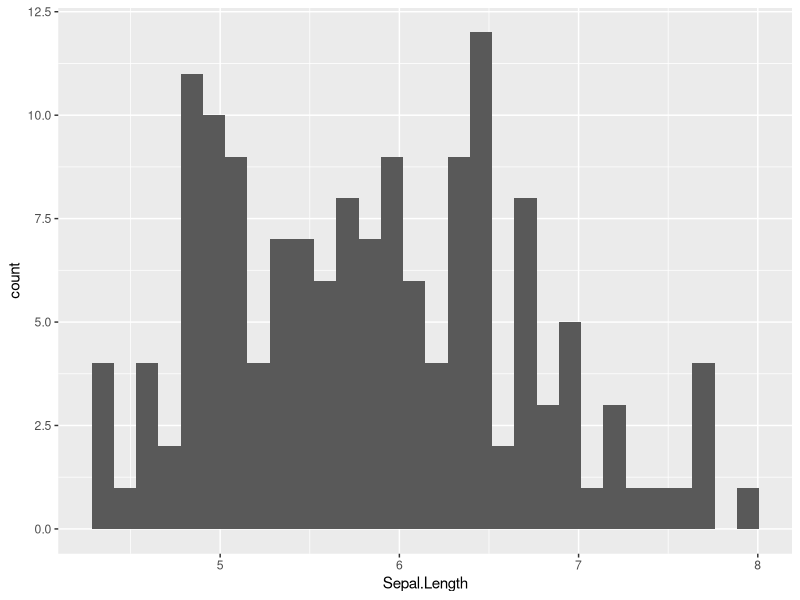
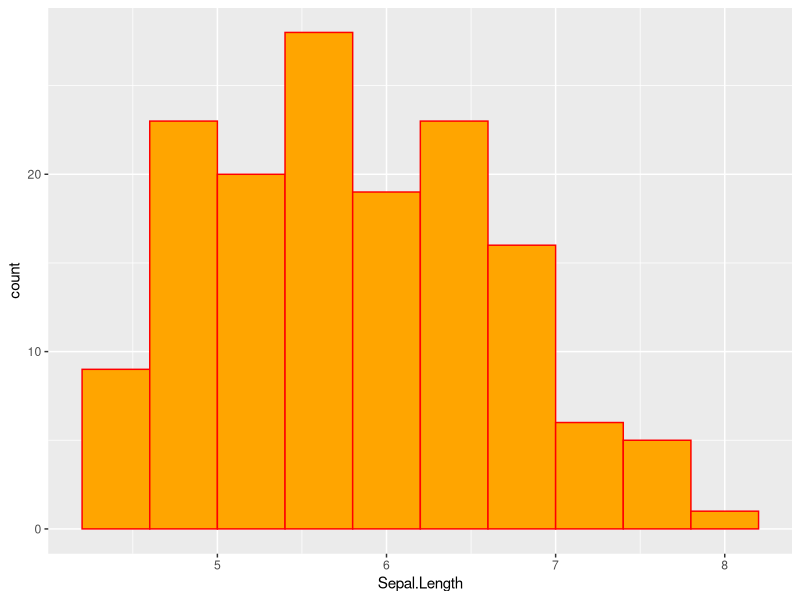
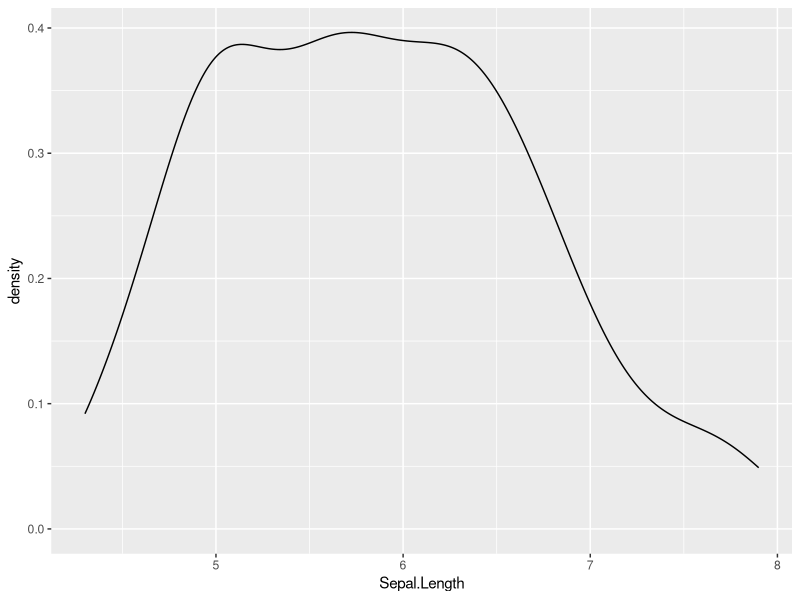
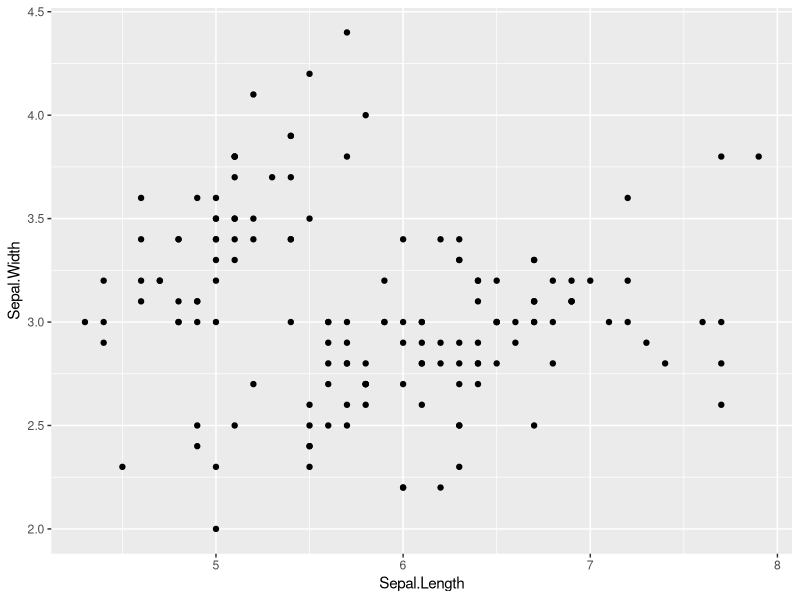
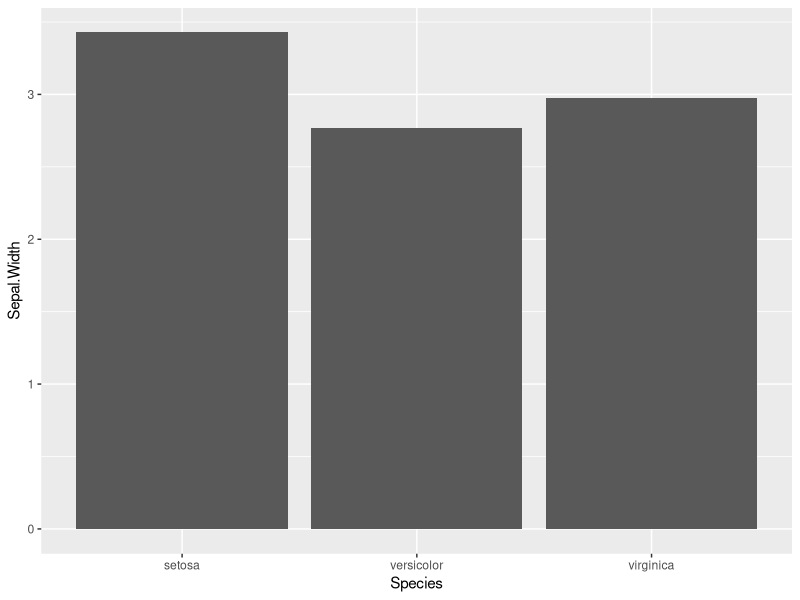
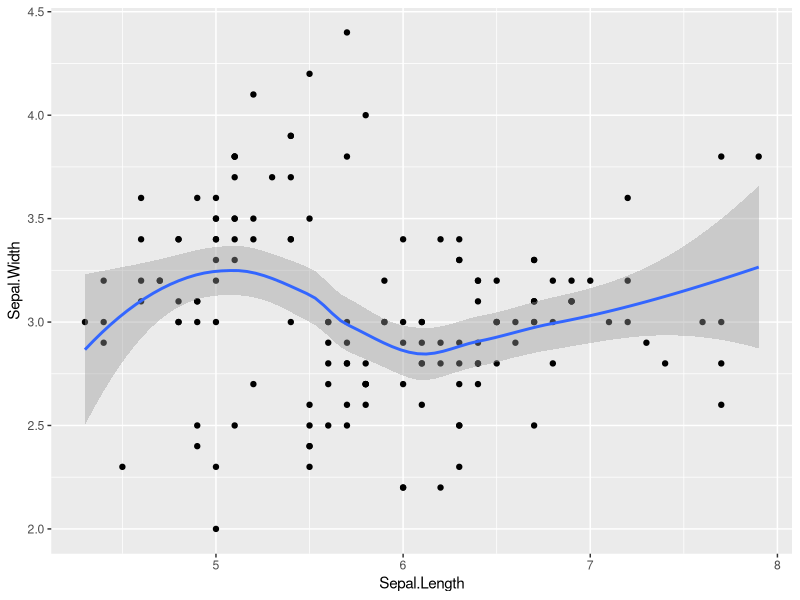
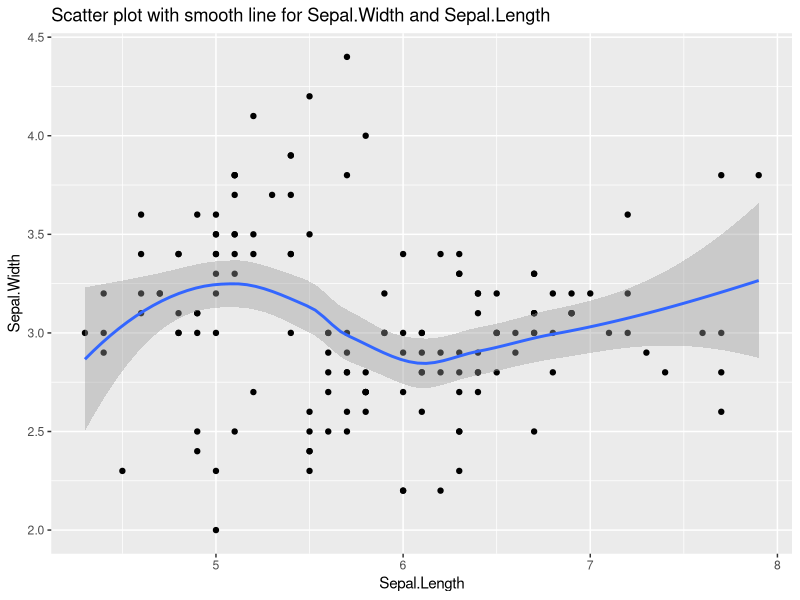
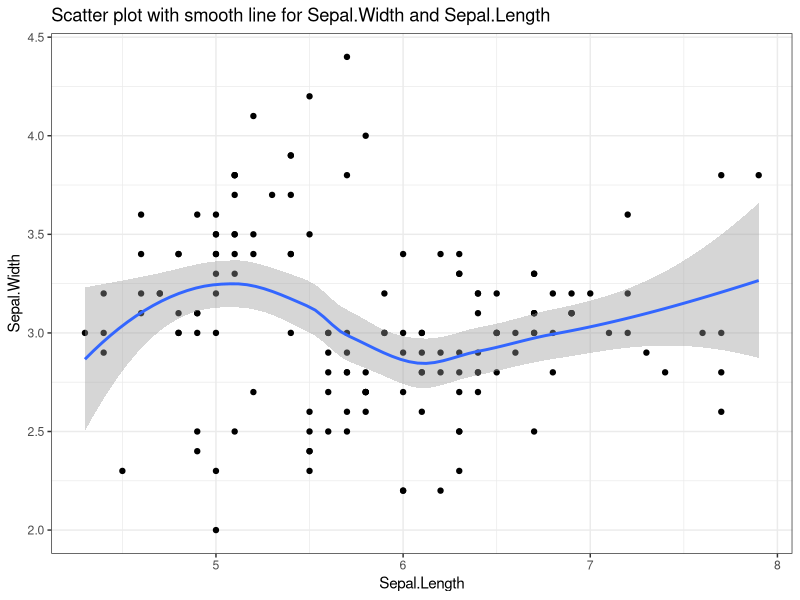

Generate these figures, in order, with R:
## ---- chunk 1
library(tidyverse)
## ---- chunk 2
filter(iris, Species == "setosa")
## ---- chunk 3
iris %>% 
  filter(Species == "setosa")
## ---- chunk 4
iris %>% 
  filter(Species == "setosa" & Sepal.Length > 4.5)
## ---- chunk 5
iris %>% 
  arrange(Sepal.Length)
  
## ---- chunk 6
iris %>% 
  arrange(Sepal.Length, Petal.Length)
  
## ---- chunk 7
iris %>% 
  arrange(desc(Sepal.Length))

## ---- chunk 8
iris %>% 
  mutate(Sepal.Length = Sepal.Length * 2)
## ---- chunk 9
iris %>% 
  mutate(Sepal.Length_2 = Sepal.Length * 2)
## ---- chunk 10
iris %>% 
  filter(Species == "setosa" & Sepal.Length < 4.6) %>% 
  mutate(Sepal.Length2 = Sepal.Length * 2) %>% 
  arrange(desc(Sepal.Length2))

## ---- chunk 11
datasets::WorldPhones
## ---- chunk 12
iris
## ---- chunk 13
WorldPhones %>% 
  as.data.frame() %>%
  rownames_to_column("year") %>% 
  gather(key = "Area", value = "Phones", N.Amer:Mid.Amer)

## ---- chunk 14
long_dataset <- 
  datasets::WorldPhones %>% 
  as.data.frame() %>%
  rownames_to_column("year") %>% 
  # gather(N.Amer, Europe, Asia, S.Amer, Oceania, Africa, Mid.Amer, key = "Area", value = "Phones")
  gather(key = "Area", value = "Phones", N.Amer:Mid.Amer)

long_dataset %>% 
  spread(key = "Area", value = "Phones")
## ---- chunk 15
new <- data.frame(
  First = c("A_1", "A_2", "B_2", "B_3", "C_1"),
  Second = c(4, 5, 5, 6, 7)
)

new %>% 
  separate(First, into = c("main", "secondary"), sep = "_")
## ---- chunk 16
iris %>% 
  summarise(Avg_Sepal.Length = mean(Sepal.Length))

## ---- chunk 17
iris %>% 
  summarise(
    Avg_Sepal.Length = mean(Sepal.Length),
    Sum_Sepal.Width = sum(Sepal.Width),
    Median_Sepal.Width = median(Sepal.Width)
    )

## ---- chunk 18
iris %>% 
  summarise_all(mean)

## ---- chunk 19
iris %>% 
  summarise_at(vars(Sepal.Length, Sepal.Width), funs(mean, median))
## ---- chunk 20
iris %>% 
  group_by(Species) %>% 
  summarise(Avg_Sepal.Length = mean(Sepal.Length))
## ---- chunk 21
iris %>% 
  ggplot(aes(Sepal.Length)) +
  geom_histogram()

## ---- chunk 22
iris %>% 
ggplot(aes(Sepal.Length)) +
  geom_histogram(bins = 10, color = "red", fill = "orange")

## ---- chunk 23
iris %>% 
ggplot(aes(Sepal.Length)) +
  geom_density()

## ---- chunk 24
iris %>%
  ggplot(aes(Sepal.Length, Sepal.Width)) +
  geom_point()

## ---- chunk 25
iris %>% 
  group_by(Species) %>% 
  summarise(Sepal.Width = mean(Sepal.Width)) %>% 
  ggplot(aes(Species, Sepal.Width)) +
  geom_col()

## ---- chunk 26
iris %>%
  ggplot(aes(Sepal.Length, Sepal.Width)) +
  geom_point() + 
  geom_smooth()

## ---- chunk 27
iris %>%
  ggplot(aes(Sepal.Length, Sepal.Width)) +
  geom_point() +
  geom_smooth() +
  labs(
  title = "Scatter plot with smooth line for Sepal.Width and Sepal.Length"
)

## ---- chunk 28
iris %>%
  ggplot(aes(Sepal.Length, Sepal.Width)) +
  geom_point() +
  geom_smooth() +
  labs(
  title = "Scatter plot with smooth line for Sepal.Width and Sepal.Length"
) +
  theme_bw()

## ---- chunk 29
WorldPhones %>% 
  
  # Make a tidy dataset
  as.data.frame() %>%
  rownames_to_column("year") %>% 
  gather(key = "Area", value = "Phones", N.Amer:Mid.Amer) %>% 
  filter(year > 1951) %>% 
  
  # Create the growth rate variable
  group_by(Area) %>% 
  mutate(previous_value = lag(Phones)) %>%
  mutate(growth_rate = (Phones-previous_value)/Phones) %>% 
  
  # Summarise the dataset
  group_by(Area) %>% 
  summarise(Avg_growth = mean(growth_rate, na.rm = TRUE)) %>% 
  
  # Create the plot
  ggplot(aes(reorder(Area, -Avg_growth), Avg_growth)) +
  geom_col() +
  labs(
    title = "Average growth rate of phones per area",
    subtitle = "Between 1956 & 1961",
    y = "Average growth rate (%)",
    x = "Area"
  ) +
  scale_y_continuous(labels=scales::percent) +
  theme_bw()

## ---- chunk 30
# Modelr is a library that works efficient with other tidyverse packages
library(modelr)

# Create a simple linear regression model
lm1 <- lm(Sepal.Length ~ Sepal.Width, data = iris)

iris %>% 
  add_residuals(lm1, "lresid") %>% 
  ggplot(aes(Sepal.Width, lresid)) +
  geom_hex(bins = 30)

## ---- chunk 31
# Summarizes key information about statistical objects in tidy tibbles. This
# makes it easy to report results, create plots and consistently work with large
# numbers of models at once
library(broom)

# Create a nested dataframe
iris %>% 
  group_by(Species) %>% 
  nest() %>% 

  # Develop a separate linear regression model 
  mutate(fit = map(data, ~lm(Sepal.Length ~ Sepal.Width, data = .)), 
         results = map(fit, tidy)) %>% 
  unnest(results) %>% 
  
  # Filter & print p values
  filter(term == "Sepal.Width") %>% 
  select(Species, term, p.value)


